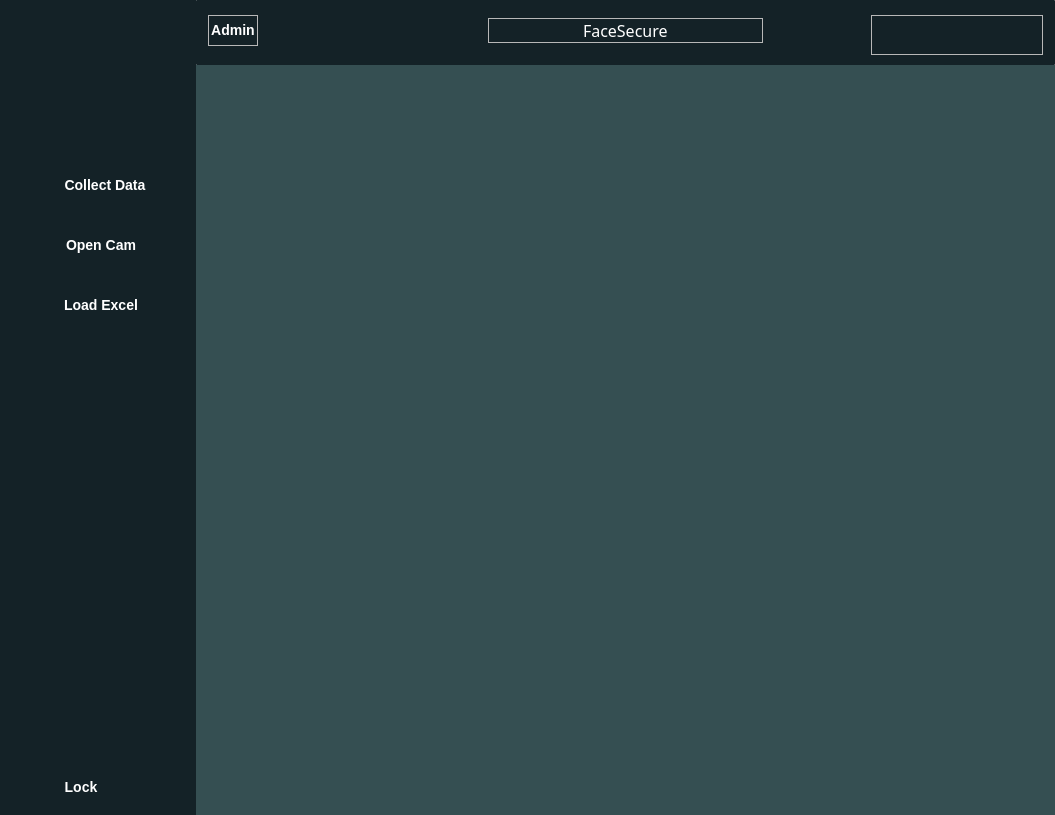
<?xml version="1.0" encoding="UTF-8"?>
<ui version="4.0">
 <class>MainWindow</class>
 <widget class="QMainWindow" name="MainWindow">
  <property name="geometry">
   <rect>
    <x>0</x>
    <y>0</y>
    <width>1055</width>
    <height>815</height>
   </rect>
  </property>
  <property name="sizePolicy">
   <sizepolicy hsizetype="Preferred" vsizetype="Preferred">
    <horstretch>0</horstretch>
    <verstretch>0</verstretch>
   </sizepolicy>
  </property>
  <property name="minimumSize">
   <size>
    <width>0</width>
    <height>0</height>
   </size>
  </property>
  <property name="windowTitle">
   <string>MainWindow</string>
  </property>
  <property name="styleSheet">
   <string notr="true"/>
  </property>
  <widget class="QWidget" name="centralwidget">
   <property name="styleSheet">
    <string notr="true">            QGroupBox#header{
                background-color: #212121;
           
border-radius: 0.5px;
padding: 1px;
margin: 0px;
spacing: 0px;
            }

#enlargeBtn:hover {
                background-color: #4d4d4d;
}

QMessageBox {
        background-color: #121212;
        border: 2px solid #4e4e4e;
        font-size: 16px;
        font-weight: bold;
    }

            QMainWindow {
                background-color: #121212;
            }
          

    

            QLabel {
                background-color: none;
                color: white;
            }

            QPushButton {
                background: rgba(0,0,0,0);
                color: white;
                border: none;
                font-weight: bold;
                font-size: 14px;
            }

            QPushButton:hover {
                background-color: #4d4d4d;
            }

            QPushButton:disabled {
                background-color: #4d4d4d;
            }

            #header{
                border: none;

            }
            #buttonLayout{
                border: none;
                background-color: #333333;
            }

#buttonGroupBox{
        background-color: #142227;
border:none;

}

#collectDataBtn{
	padding-right: 32px
}

#loadExcelButton{
	padding-right: 40px
}

#openRecognitionCamBtn{
	padding-right: 40px
}

#lockBtn{
	padding-right: 80px
}



</string>
   </property>
   <layout class="QVBoxLayout" name="verticalLayout" stretch="0">
    <property name="spacing">
     <number>0</number>
    </property>
    <property name="leftMargin">
     <number>0</number>
    </property>
    <property name="topMargin">
     <number>0</number>
    </property>
    <property name="rightMargin">
     <number>0</number>
    </property>
    <property name="bottomMargin">
     <number>0</number>
    </property>
    <item>
     <layout class="QHBoxLayout" name="QHboxLayout">
      <property name="spacing">
       <number>0</number>
      </property>
      <property name="leftMargin">
       <number>0</number>
      </property>
      <property name="topMargin">
       <number>0</number>
      </property>
      <property name="bottomMargin">
       <number>0</number>
      </property>
      <item>
       <widget class="QGroupBox" name="buttonGroupBox_2">
        <property name="enabled">
         <bool>true</bool>
        </property>
        <property name="sizePolicy">
         <sizepolicy hsizetype="Minimum" vsizetype="Minimum">
          <horstretch>0</horstretch>
          <verstretch>0</verstretch>
         </sizepolicy>
        </property>
        <property name="minimumSize">
         <size>
          <width>40</width>
          <height>100</height>
         </size>
        </property>
        <property name="styleSheet">
         <string notr="true">#buttonGroupBox_2{
background-color: #142227;
border: none;
}
  QPushButton:hover {
                background-color: #4d4d4d;
            }

            QPushButton:disabled {
                background-color: #4d4d4d;
            }</string>
        </property>
        <property name="alignment">
         <set>Qt::AlignCenter</set>
        </property>
        <layout class="QVBoxLayout" name="verticalLayout_10">
         <property name="spacing">
          <number>0</number>
         </property>
         <property name="leftMargin">
          <number>0</number>
         </property>
         <property name="topMargin">
          <number>0</number>
         </property>
         <property name="rightMargin">
          <number>0</number>
         </property>
         <property name="bottomMargin">
          <number>0</number>
         </property>
         <item>
          <widget class="QFrame" name="frame_10">
           <property name="sizePolicy">
            <sizepolicy hsizetype="Preferred" vsizetype="Fixed">
             <horstretch>0</horstretch>
             <verstretch>0</verstretch>
            </sizepolicy>
           </property>
           <property name="minimumSize">
            <size>
             <width>0</width>
             <height>50</height>
            </size>
           </property>
           <property name="styleSheet">
            <string notr="true">border: none</string>
           </property>
           <property name="frameShape">
            <enum>QFrame::StyledPanel</enum>
           </property>
           <property name="frameShadow">
            <enum>QFrame::Raised</enum>
           </property>
           <layout class="QHBoxLayout" name="horizontalLayout_6">
            <property name="spacing">
             <number>0</number>
            </property>
            <property name="leftMargin">
             <number>0</number>
            </property>
            <property name="topMargin">
             <number>0</number>
            </property>
            <property name="rightMargin">
             <number>0</number>
            </property>
            <property name="bottomMargin">
             <number>0</number>
            </property>
            <item alignment="Qt::AlignLeft">
             <widget class="QPushButton" name="pushLayoutInBtn_3">
              <property name="sizePolicy">
               <sizepolicy hsizetype="Minimum" vsizetype="Fixed">
                <horstretch>0</horstretch>
                <verstretch>0</verstretch>
               </sizepolicy>
              </property>
              <property name="minimumSize">
               <size>
                <width>40</width>
                <height>50</height>
               </size>
              </property>
              <property name="text">
               <string/>
              </property>
              <property name="icon">
               <iconset>
                <normaloff>../Styles/icons/align-left.svg</normaloff>../Styles/icons/align-left.svg</iconset>
              </property>
              <property name="iconSize">
               <size>
                <width>30</width>
                <height>30</height>
               </size>
              </property>
             </widget>
            </item>
           </layout>
          </widget>
         </item>
         <item alignment="Qt::AlignVCenter">
          <widget class="QFrame" name="frame_11">
           <property name="sizePolicy">
            <sizepolicy hsizetype="Minimum" vsizetype="MinimumExpanding">
             <horstretch>0</horstretch>
             <verstretch>0</verstretch>
            </sizepolicy>
           </property>
           <property name="minimumSize">
            <size>
             <width>30</width>
             <height>100</height>
            </size>
           </property>
           <property name="styleSheet">
            <string notr="true">border:none</string>
           </property>
           <property name="frameShape">
            <enum>QFrame::StyledPanel</enum>
           </property>
           <property name="frameShadow">
            <enum>QFrame::Raised</enum>
           </property>
           <layout class="QVBoxLayout" name="verticalLayout_11">
            <property name="spacing">
             <number>10</number>
            </property>
            <property name="leftMargin">
             <number>0</number>
            </property>
            <property name="topMargin">
             <number>0</number>
            </property>
            <property name="rightMargin">
             <number>0</number>
            </property>
            <property name="bottomMargin">
             <number>0</number>
            </property>
            <item alignment="Qt::AlignLeft">
             <widget class="QPushButton" name="collectDataBtn_3">
              <property name="sizePolicy">
               <sizepolicy hsizetype="Minimum" vsizetype="Fixed">
                <horstretch>0</horstretch>
                <verstretch>0</verstretch>
               </sizepolicy>
              </property>
              <property name="minimumSize">
               <size>
                <width>40</width>
                <height>50</height>
               </size>
              </property>
              <property name="font">
               <font>
                <pointsize>-1</pointsize>
                <weight>75</weight>
                <bold>true</bold>
               </font>
              </property>
              <property name="styleSheet">
               <string notr="true"/>
              </property>
              <property name="text">
               <string/>
              </property>
              <property name="icon">
               <iconset>
                <normaloff>../Styles/icons/face_recognition.svg</normaloff>../Styles/icons/face_recognition.svg</iconset>
              </property>
              <property name="iconSize">
               <size>
                <width>30</width>
                <height>30</height>
               </size>
              </property>
             </widget>
            </item>
            <item alignment="Qt::AlignLeft">
             <widget class="QPushButton" name="openRecognitionCamBtn_3">
              <property name="sizePolicy">
               <sizepolicy hsizetype="Minimum" vsizetype="Fixed">
                <horstretch>0</horstretch>
                <verstretch>0</verstretch>
               </sizepolicy>
              </property>
              <property name="minimumSize">
               <size>
                <width>40</width>
                <height>50</height>
               </size>
              </property>
              <property name="layoutDirection">
               <enum>Qt::LeftToRight</enum>
              </property>
              <property name="styleSheet">
               <string notr="true"/>
              </property>
              <property name="text">
               <string/>
              </property>
              <property name="icon">
               <iconset>
                <normaloff>../Styles/icons/face_recognition_cam.svg</normaloff>../Styles/icons/face_recognition_cam.svg</iconset>
              </property>
              <property name="iconSize">
               <size>
                <width>30</width>
                <height>40</height>
               </size>
              </property>
             </widget>
            </item>
            <item alignment="Qt::AlignLeft">
             <widget class="QPushButton" name="loadExcelButton_3">
              <property name="sizePolicy">
               <sizepolicy hsizetype="Minimum" vsizetype="Fixed">
                <horstretch>0</horstretch>
                <verstretch>0</verstretch>
               </sizepolicy>
              </property>
              <property name="minimumSize">
               <size>
                <width>40</width>
                <height>50</height>
               </size>
              </property>
              <property name="text">
               <string/>
              </property>
              <property name="icon">
               <iconset>
                <normaloff>../Styles/icons/file-text.svg</normaloff>../Styles/icons/file-text.svg</iconset>
              </property>
              <property name="iconSize">
               <size>
                <width>30</width>
                <height>30</height>
               </size>
              </property>
             </widget>
            </item>
           </layout>
          </widget>
         </item>
         <item>
          <widget class="QFrame" name="frame_12">
           <property name="sizePolicy">
            <sizepolicy hsizetype="Preferred" vsizetype="Preferred">
             <horstretch>0</horstretch>
             <verstretch>0</verstretch>
            </sizepolicy>
           </property>
           <property name="minimumSize">
            <size>
             <width>30</width>
             <height>30</height>
            </size>
           </property>
           <property name="styleSheet">
            <string notr="true">border:none</string>
           </property>
           <property name="frameShape">
            <enum>QFrame::StyledPanel</enum>
           </property>
           <property name="frameShadow">
            <enum>QFrame::Raised</enum>
           </property>
           <layout class="QVBoxLayout" name="verticalLayout_12">
            <property name="leftMargin">
             <number>0</number>
            </property>
            <property name="rightMargin">
             <number>0</number>
            </property>
            <property name="bottomMargin">
             <number>0</number>
            </property>
            <item alignment="Qt::AlignLeft|Qt::AlignBottom">
             <widget class="QPushButton" name="lockBtn_3">
              <property name="sizePolicy">
               <sizepolicy hsizetype="Minimum" vsizetype="Fixed">
                <horstretch>0</horstretch>
                <verstretch>0</verstretch>
               </sizepolicy>
              </property>
              <property name="minimumSize">
               <size>
                <width>40</width>
                <height>50</height>
               </size>
              </property>
              <property name="text">
               <string/>
              </property>
              <property name="icon">
               <iconset>
                <normaloff>../Styles/icons/lock.svg</normaloff>../Styles/icons/lock.svg</iconset>
              </property>
              <property name="iconSize">
               <size>
                <width>30</width>
                <height>30</height>
               </size>
              </property>
             </widget>
            </item>
           </layout>
          </widget>
         </item>
        </layout>
       </widget>
      </item>
      <item>
       <widget class="QGroupBox" name="buttonGroupBox">
        <property name="sizePolicy">
         <sizepolicy hsizetype="Minimum" vsizetype="Minimum">
          <horstretch>0</horstretch>
          <verstretch>0</verstretch>
         </sizepolicy>
        </property>
        <property name="minimumSize">
         <size>
          <width>150</width>
          <height>100</height>
         </size>
        </property>
        <property name="styleSheet">
         <string notr="true"/>
        </property>
        <property name="alignment">
         <set>Qt::AlignCenter</set>
        </property>
        <layout class="QVBoxLayout" name="verticalLayout_3">
         <property name="spacing">
          <number>0</number>
         </property>
         <property name="leftMargin">
          <number>0</number>
         </property>
         <property name="topMargin">
          <number>0</number>
         </property>
         <property name="rightMargin">
          <number>0</number>
         </property>
         <property name="bottomMargin">
          <number>0</number>
         </property>
         <item>
          <widget class="QFrame" name="frame_6">
           <property name="sizePolicy">
            <sizepolicy hsizetype="Preferred" vsizetype="Fixed">
             <horstretch>0</horstretch>
             <verstretch>0</verstretch>
            </sizepolicy>
           </property>
           <property name="minimumSize">
            <size>
             <width>0</width>
             <height>50</height>
            </size>
           </property>
           <property name="styleSheet">
            <string notr="true">border: none</string>
           </property>
           <property name="frameShape">
            <enum>QFrame::StyledPanel</enum>
           </property>
           <property name="frameShadow">
            <enum>QFrame::Raised</enum>
           </property>
           <layout class="QHBoxLayout" name="horizontalLayout_3">
            <property name="leftMargin">
             <number>0</number>
            </property>
            <property name="topMargin">
             <number>0</number>
            </property>
            <property name="bottomMargin">
             <number>0</number>
            </property>
            <item alignment="Qt::AlignLeft">
             <widget class="QPushButton" name="pushLayoutInBtn">
              <property name="sizePolicy">
               <sizepolicy hsizetype="Minimum" vsizetype="Minimum">
                <horstretch>0</horstretch>
                <verstretch>0</verstretch>
               </sizepolicy>
              </property>
              <property name="minimumSize">
               <size>
                <width>0</width>
                <height>40</height>
               </size>
              </property>
              <property name="text">
               <string/>
              </property>
              <property name="icon">
               <iconset>
                <normaloff>../Styles/icons/align-left.svg</normaloff>../Styles/icons/align-left.svg</iconset>
              </property>
              <property name="iconSize">
               <size>
                <width>30</width>
                <height>30</height>
               </size>
              </property>
             </widget>
            </item>
           </layout>
          </widget>
         </item>
         <item alignment="Qt::AlignVCenter">
          <widget class="QFrame" name="frame_3">
           <property name="sizePolicy">
            <sizepolicy hsizetype="Minimum" vsizetype="MinimumExpanding">
             <horstretch>0</horstretch>
             <verstretch>0</verstretch>
            </sizepolicy>
           </property>
           <property name="minimumSize">
            <size>
             <width>100</width>
             <height>100</height>
            </size>
           </property>
           <property name="styleSheet">
            <string notr="true">border:none</string>
           </property>
           <property name="frameShape">
            <enum>QFrame::StyledPanel</enum>
           </property>
           <property name="frameShadow">
            <enum>QFrame::Raised</enum>
           </property>
           <layout class="QVBoxLayout" name="verticalLayout_4">
            <property name="spacing">
             <number>10</number>
            </property>
            <property name="leftMargin">
             <number>0</number>
            </property>
            <property name="topMargin">
             <number>0</number>
            </property>
            <property name="rightMargin">
             <number>0</number>
            </property>
            <property name="bottomMargin">
             <number>0</number>
            </property>
            <item>
             <widget class="QPushButton" name="collectDataBtn">
              <property name="sizePolicy">
               <sizepolicy hsizetype="Minimum" vsizetype="MinimumExpanding">
                <horstretch>0</horstretch>
                <verstretch>0</verstretch>
               </sizepolicy>
              </property>
              <property name="minimumSize">
               <size>
                <width>100</width>
                <height>50</height>
               </size>
              </property>
              <property name="font">
               <font>
                <pointsize>-1</pointsize>
                <weight>75</weight>
                <bold>true</bold>
               </font>
              </property>
              <property name="styleSheet">
               <string notr="true"/>
              </property>
              <property name="text">
               <string>Collect Data</string>
              </property>
              <property name="icon">
               <iconset>
                <normaloff>../Styles/icons/face_recognition.svg</normaloff>../Styles/icons/face_recognition.svg</iconset>
              </property>
              <property name="iconSize">
               <size>
                <width>30</width>
                <height>30</height>
               </size>
              </property>
             </widget>
            </item>
            <item>
             <widget class="QPushButton" name="openRecognitionCamBtn">
              <property name="sizePolicy">
               <sizepolicy hsizetype="Minimum" vsizetype="Fixed">
                <horstretch>0</horstretch>
                <verstretch>0</verstretch>
               </sizepolicy>
              </property>
              <property name="minimumSize">
               <size>
                <width>100</width>
                <height>50</height>
               </size>
              </property>
              <property name="layoutDirection">
               <enum>Qt::LeftToRight</enum>
              </property>
              <property name="styleSheet">
               <string notr="true"/>
              </property>
              <property name="text">
               <string>Open Cam</string>
              </property>
              <property name="icon">
               <iconset>
                <normaloff>../Styles/icons/face_recognition_cam.svg</normaloff>../Styles/icons/face_recognition_cam.svg</iconset>
              </property>
              <property name="iconSize">
               <size>
                <width>30</width>
                <height>40</height>
               </size>
              </property>
             </widget>
            </item>
            <item>
             <widget class="QPushButton" name="loadExcelButton">
              <property name="sizePolicy">
               <sizepolicy hsizetype="Minimum" vsizetype="Fixed">
                <horstretch>0</horstretch>
                <verstretch>0</verstretch>
               </sizepolicy>
              </property>
              <property name="minimumSize">
               <size>
                <width>100</width>
                <height>50</height>
               </size>
              </property>
              <property name="text">
               <string>Load Excel</string>
              </property>
              <property name="icon">
               <iconset>
                <normaloff>../Styles/icons/file-text.svg</normaloff>../Styles/icons/file-text.svg</iconset>
              </property>
              <property name="iconSize">
               <size>
                <width>30</width>
                <height>30</height>
               </size>
              </property>
             </widget>
            </item>
           </layout>
          </widget>
         </item>
         <item>
          <widget class="QFrame" name="frame_4">
           <property name="sizePolicy">
            <sizepolicy hsizetype="Preferred" vsizetype="Preferred">
             <horstretch>0</horstretch>
             <verstretch>0</verstretch>
            </sizepolicy>
           </property>
           <property name="minimumSize">
            <size>
             <width>30</width>
             <height>30</height>
            </size>
           </property>
           <property name="styleSheet">
            <string notr="true">border:none</string>
           </property>
           <property name="frameShape">
            <enum>QFrame::StyledPanel</enum>
           </property>
           <property name="frameShadow">
            <enum>QFrame::Raised</enum>
           </property>
           <layout class="QVBoxLayout" name="verticalLayout_6">
            <property name="leftMargin">
             <number>0</number>
            </property>
            <property name="rightMargin">
             <number>0</number>
            </property>
            <property name="bottomMargin">
             <number>0</number>
            </property>
            <item alignment="Qt::AlignBottom">
             <widget class="QPushButton" name="lockBtn">
              <property name="sizePolicy">
               <sizepolicy hsizetype="Minimum" vsizetype="Fixed">
                <horstretch>0</horstretch>
                <verstretch>0</verstretch>
               </sizepolicy>
              </property>
              <property name="minimumSize">
               <size>
                <width>30</width>
                <height>50</height>
               </size>
              </property>
              <property name="text">
               <string>Lock</string>
              </property>
              <property name="icon">
               <iconset>
                <normaloff>../Styles/icons/lock.svg</normaloff>../Styles/icons/lock.svg</iconset>
              </property>
              <property name="iconSize">
               <size>
                <width>30</width>
                <height>30</height>
               </size>
              </property>
             </widget>
            </item>
           </layout>
          </widget>
         </item>
        </layout>
       </widget>
      </item>
      <item>
       <layout class="QVBoxLayout" name="verticalLayout_5">
        <property name="spacing">
         <number>0</number>
        </property>
        <property name="bottomMargin">
         <number>0</number>
        </property>
        <item alignment="Qt::AlignTop">
         <widget class="QGroupBox" name="header">
          <property name="sizePolicy">
           <sizepolicy hsizetype="MinimumExpanding" vsizetype="MinimumExpanding">
            <horstretch>0</horstretch>
            <verstretch>0</verstretch>
           </sizepolicy>
          </property>
          <property name="minimumSize">
           <size>
            <width>250</width>
            <height>60</height>
           </size>
          </property>
          <property name="maximumSize">
           <size>
            <width>16777215</width>
            <height>150</height>
           </size>
          </property>
          <property name="styleSheet">
           <string notr="true">#header{
	background-color: #142227;
	border: none;
}

QPushButton:hover {
                background-color: #4d4d4d;
            }
#exitBtn:hover{
	 background-color: #ff5252;
}</string>
          </property>
          <property name="alignment">
           <set>Qt::AlignCenter</set>
          </property>
          <layout class="QHBoxLayout" name="verticalLayout_2">
           <property name="spacing">
            <number>6</number>
           </property>
           <property name="bottomMargin">
            <number>16</number>
           </property>
           <item alignment="Qt::AlignLeft">
            <widget class="QFrame" name="frame_2">
             <property name="minimumSize">
              <size>
               <width>50</width>
               <height>0</height>
              </size>
             </property>
             <property name="styleSheet">
              <string notr="true">#pushButton:hover{
	background-color:none
}</string>
             </property>
             <property name="frameShape">
              <enum>QFrame::StyledPanel</enum>
             </property>
             <property name="frameShadow">
              <enum>QFrame::Raised</enum>
             </property>
             <layout class="QHBoxLayout" name="horizontalLayout_2">
              <property name="leftMargin">
               <number>0</number>
              </property>
              <property name="topMargin">
               <number>0</number>
              </property>
              <property name="rightMargin">
               <number>0</number>
              </property>
              <property name="bottomMargin">
               <number>0</number>
              </property>
              <item>
               <widget class="QPushButton" name="pushButton">
                <property name="sizePolicy">
                 <sizepolicy hsizetype="Fixed" vsizetype="Fixed">
                  <horstretch>0</horstretch>
                  <verstretch>0</verstretch>
                 </sizepolicy>
                </property>
                <property name="text">
                 <string>Admin</string>
                </property>
                <property name="icon">
                 <iconset>
                  <normaloff>../Styles/icons/admin-with-cogwheels-svgrepo-com.svg</normaloff>../Styles/icons/admin-with-cogwheels-svgrepo-com.svg</iconset>
                </property>
                <property name="iconSize">
                 <size>
                  <width>20</width>
                  <height>20</height>
                 </size>
                </property>
               </widget>
              </item>
             </layout>
            </widget>
           </item>
           <item>
            <widget class="QFrame" name="frame_5">
             <property name="sizePolicy">
              <sizepolicy hsizetype="Preferred" vsizetype="Maximum">
               <horstretch>0</horstretch>
               <verstretch>0</verstretch>
              </sizepolicy>
             </property>
             <property name="minimumSize">
              <size>
               <width>0</width>
               <height>0</height>
              </size>
             </property>
             <property name="frameShape">
              <enum>QFrame::StyledPanel</enum>
             </property>
             <property name="frameShadow">
              <enum>QFrame::Raised</enum>
             </property>
             <layout class="QHBoxLayout" name="horizontalLayout_4">
              <property name="leftMargin">
               <number>0</number>
              </property>
              <property name="topMargin">
               <number>0</number>
              </property>
              <property name="rightMargin">
               <number>0</number>
              </property>
              <property name="bottomMargin">
               <number>0</number>
              </property>
              <item>
               <widget class="QLabel" name="label">
                <property name="sizePolicy">
                 <sizepolicy hsizetype="Fixed" vsizetype="Fixed">
                  <horstretch>0</horstretch>
                  <verstretch>0</verstretch>
                 </sizepolicy>
                </property>
                <property name="font">
                 <font>
                  <family>Yu Gothic UI Semibold</family>
                  <pointsize>12</pointsize>
                 </font>
                </property>
                <property name="text">
                 <string>FaceSecure</string>
                </property>
               </widget>
              </item>
             </layout>
            </widget>
           </item>
           <item alignment="Qt::AlignRight|Qt::AlignVCenter">
            <widget class="QFrame" name="frame">
             <property name="sizePolicy">
              <sizepolicy hsizetype="Minimum" vsizetype="Minimum">
               <horstretch>0</horstretch>
               <verstretch>0</verstretch>
              </sizepolicy>
             </property>
             <property name="minimumSize">
              <size>
               <width>150</width>
               <height>40</height>
              </size>
             </property>
             <property name="frameShape">
              <enum>QFrame::StyledPanel</enum>
             </property>
             <property name="frameShadow">
              <enum>QFrame::Raised</enum>
             </property>
             <layout class="QHBoxLayout" name="horizontalLayout">
              <property name="spacing">
               <number>25</number>
              </property>
              <property name="leftMargin">
               <number>0</number>
              </property>
              <property name="topMargin">
               <number>0</number>
              </property>
              <property name="rightMargin">
               <number>0</number>
              </property>
              <property name="bottomMargin">
               <number>0</number>
              </property>
              <item alignment="Qt::AlignHCenter|Qt::AlignVCenter">
               <widget class="QPushButton" name="minimizeBtn">
                <property name="sizePolicy">
                 <sizepolicy hsizetype="Fixed" vsizetype="Fixed">
                  <horstretch>0</horstretch>
                  <verstretch>0</verstretch>
                 </sizepolicy>
                </property>
                <property name="minimumSize">
                 <size>
                  <width>40</width>
                  <height>40</height>
                 </size>
                </property>
                <property name="text">
                 <string/>
                </property>
                <property name="icon">
                 <iconset>
                  <normaloff>../Styles/icons/arrow-down-left.svg</normaloff>../Styles/icons/arrow-down-left.svg</iconset>
                </property>
                <property name="iconSize">
                 <size>
                  <width>20</width>
                  <height>20</height>
                 </size>
                </property>
               </widget>
              </item>
              <item alignment="Qt::AlignRight">
               <widget class="QPushButton" name="enlargeBtn">
                <property name="sizePolicy">
                 <sizepolicy hsizetype="Fixed" vsizetype="Fixed">
                  <horstretch>0</horstretch>
                  <verstretch>0</verstretch>
                 </sizepolicy>
                </property>
                <property name="minimumSize">
                 <size>
                  <width>40</width>
                  <height>40</height>
                 </size>
                </property>
                <property name="font">
                 <font>
                  <pointsize>-1</pointsize>
                  <weight>75</weight>
                  <bold>true</bold>
                 </font>
                </property>
                <property name="styleSheet">
                 <string notr="true"/>
                </property>
                <property name="text">
                 <string/>
                </property>
                <property name="icon">
                 <iconset>
                  <normaloff>../Styles/icons/maximize.svg</normaloff>../Styles/icons/maximize.svg</iconset>
                </property>
                <property name="iconSize">
                 <size>
                  <width>20</width>
                  <height>20</height>
                 </size>
                </property>
               </widget>
              </item>
              <item alignment="Qt::AlignRight">
               <widget class="QPushButton" name="exitBtn">
                <property name="sizePolicy">
                 <sizepolicy hsizetype="Fixed" vsizetype="Fixed">
                  <horstretch>0</horstretch>
                  <verstretch>0</verstretch>
                 </sizepolicy>
                </property>
                <property name="minimumSize">
                 <size>
                  <width>40</width>
                  <height>40</height>
                 </size>
                </property>
                <property name="text">
                 <string/>
                </property>
                <property name="icon">
                 <iconset>
                  <normaloff>../Styles/icons/x.svg</normaloff>../Styles/icons/x.svg</iconset>
                </property>
                <property name="iconSize">
                 <size>
                  <width>20</width>
                  <height>20</height>
                 </size>
                </property>
               </widget>
              </item>
             </layout>
            </widget>
           </item>
          </layout>
         </widget>
        </item>
        <item>
         <widget class="QWidget" name="contentWidget" native="true">
          <property name="sizePolicy">
           <sizepolicy hsizetype="Expanding" vsizetype="Expanding">
            <horstretch>0</horstretch>
            <verstretch>0</verstretch>
           </sizepolicy>
          </property>
          <property name="minimumSize">
           <size>
            <width>0</width>
            <height>750</height>
           </size>
          </property>
          <property name="styleSheet">
           <string notr="true">background-color: 	#354f52;
border : none;</string>
          </property>
          <layout class="QHBoxLayout" name="content_layout">
           <property name="spacing">
            <number>0</number>
           </property>
           <property name="leftMargin">
            <number>0</number>
           </property>
           <property name="topMargin">
            <number>0</number>
           </property>
           <property name="rightMargin">
            <number>0</number>
           </property>
           <property name="bottomMargin">
            <number>0</number>
           </property>
          </layout>
         </widget>
        </item>
       </layout>
      </item>
     </layout>
    </item>
   </layout>
  </widget>
 </widget>
 <resources>
  <include location="../Styles/resource.qrc"/>
 </resources>
 <connections>
  <connection>
   <sender>pushLayoutInBtn_3</sender>
   <signal>toggled(bool)</signal>
   <receiver>buttonGroupBox</receiver>
   <slot>setVisible(bool)</slot>
   <hints>
    <hint type="sourcelabel">
     <x>21</x>
     <y>29</y>
    </hint>
    <hint type="destinationlabel">
     <x>207</x>
     <y>83</y>
    </hint>
   </hints>
  </connection>
  <connection>
   <sender>pushLayoutInBtn_3</sender>
   <signal>toggled(bool)</signal>
   <receiver>buttonGroupBox_2</receiver>
   <slot>setHidden(bool)</slot>
   <hints>
    <hint type="sourcelabel">
     <x>11</x>
     <y>43</y>
    </hint>
    <hint type="destinationlabel">
     <x>106</x>
     <y>104</y>
    </hint>
   </hints>
  </connection>
  <connection>
   <sender>pushLayoutInBtn</sender>
   <signal>toggled(bool)</signal>
   <receiver>buttonGroupBox</receiver>
   <slot>setHidden(bool)</slot>
   <hints>
    <hint type="sourcelabel">
     <x>179</x>
     <y>26</y>
    </hint>
    <hint type="destinationlabel">
     <x>287</x>
     <y>74</y>
    </hint>
   </hints>
  </connection>
  <connection>
   <sender>pushLayoutInBtn</sender>
   <signal>toggled(bool)</signal>
   <receiver>buttonGroupBox_2</receiver>
   <slot>setVisible(bool)</slot>
   <hints>
    <hint type="sourcelabel">
     <x>182</x>
     <y>45</y>
    </hint>
    <hint type="destinationlabel">
     <x>133</x>
     <y>401</y>
    </hint>
   </hints>
  </connection>
 </connections>
</ui>
